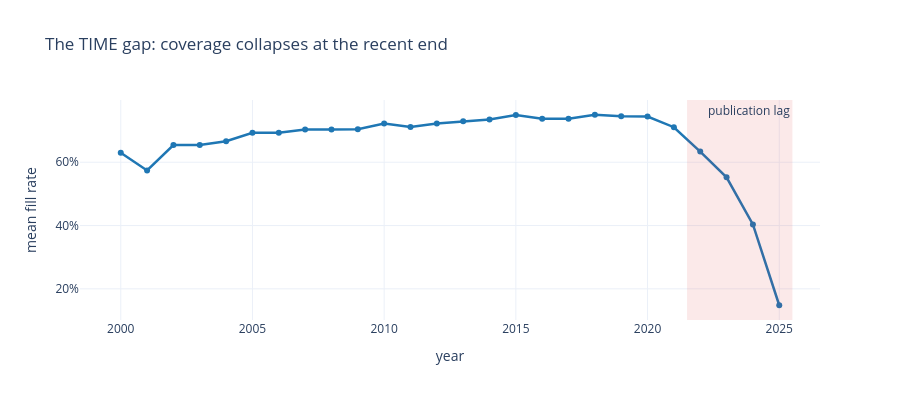

The notebook cell saved with this chart:
### Code cell
fig = px.line(x=by_year.index, y=by_year.values, markers=True,
              labels={"x": "year", "y": "mean fill rate"},
              title="The TIME gap: coverage collapses at the recent end")
fig.update_traces(line_color="#1f77b4", line_width=2.5)
fig.add_vrect(x0=2021.5, x1=2025.5, fillcolor="#d62728", opacity=0.10,
              line_width=0, annotation_text="publication lag")
fig.update_layout(height=400, yaxis_tickformat=".0%")
fig.show()

for y in [2015, 2020, 2022, 2023, 2024, 2025]:
    print(f"  {y}: {by_year.loc[y]:.1%}")

### Figure 1 — Plotly figure (JSON) as saved in the notebook; plotly's stock layout.template omitted (floating-point values rounded to 4 significant figures)
{"data": [{"hovertemplate": "year=%{x}<br>mean fill rate=%{y}<extra></extra>", "legendgroup": "", "line": {"color": "#1f77b4", "dash": "solid", "width": 2.5}, "marker": {"symbol": "circle"}, "mode": "lines+markers", "name": "", "orientation": "v", "showlegend": false, "type": "scatter", "x": [2000, 2001, 2002, 2003, 2004, 2005, 2006, 2007, 2008, 2009, 2010, 2011, 2012, 2013, 2014, 2015, 2016, 2017, 2018, 2019, 2020, 2021, 2022, 2023, 2024, 2025], "xaxis": "x", "y": [0.6297, 0.5741, 0.6544, 0.6543, 0.6662, 0.6929, 0.6935, 0.7034, 0.7034, 0.7046, 0.7221, 0.7116, 0.7227, 0.7295, 0.7353, 0.7489, 0.7372, 0.7373, 0.75, 0.7451, 0.7444, 0.7106, 0.6338, 0.5524, 0.4035, 0.1481], "yaxis": "y"}], "layout": {"annotations": [{"showarrow": false, "text": "publication lag", "x": 2026.0, "xanchor": "right", "xref": "x", "y": 1, "yanchor": "top", "yref": "y domain"}], "height": 400, "legend": {"tracegroupgap": 0}, "shapes": [{"fillcolor": "#d62728", "line": {"width": 0}, "opacity": 0.1, "type": "rect", "x0": 2022.0, "x1": 2026.0, "xref": "x", "y0": 0, "y1": 1, "yref": "y domain"}], "title": {"text": "The TIME gap: coverage collapses at the recent end"}, "xaxis": {"anchor": "y", "domain": [0, 1], "title": {"text": "year"}}, "yaxis": {"anchor": "x", "domain": [0, 1], "tickformat": ".0%", "title": {"text": "mean fill rate"}}}}
